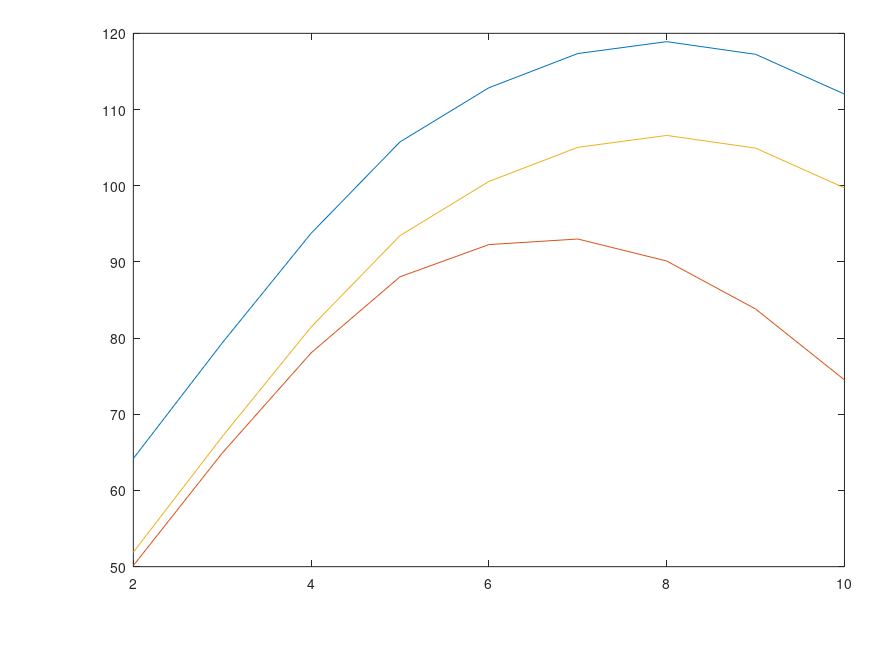

Here is the MATLAB script that generated this plot: (Note: this script raises an error after producing the figure.)
function fullversion_plot()

%hold on!
load fullData/full_reward_optimal.mat;
load fullData/full_reward_Greedy.mat;
load fullData/full_reward_MMF.mat;

len=length(full_reward_Greedy);
iter=2:1:len+1;


Plot_reward_optimal=[];
Plot_reward_Greedy=[];
Plot_reward_MMF=[];

request_axis=5;
resource_axis=5;

for i =1:len
    reward_optimal=full_reward_optimal{i};
    reward_Greedy=full_reward_Greedy{i};
    reward_MMF=full_reward_MMF{i};
    Plot_reward_optimal(i)=reward_optimal(request_axis,resource_axis);
    Plot_reward_Greedy(i)=reward_Greedy(request_axis,resource_axis);
    Plot_reward_MMF(i)=reward_MMF(request_axis,resource_axis);
    
    
end
set(gca,'position',[0.15,0.15,0.8,0.8]);
set(gcf,'unit','normalized','position',[0.1,0.1,0.64,0.8]);
set(gcf, 'PaperPositionMode', 'manual');
set(gcf, 'PaperUnits', 'points');
set(gcf, 'PaperPosition', [0 0 640 480]);
figure(1)
p7=plot(iter,Plot_reward_optimal,iter,Plot_reward_Greedy,iter,Plot_reward_MMF);

p7(1).LineWidth=2;
p7(1).LineStyle='-';
p7(1).Marker='o';
p7(1).MarkerSize=15;
p7(1).Color='r';
p7(2).LineWidth=2;
p7(2).LineStyle='-';
p7(2).Marker='s';
p7(2).MarkerSize=15;
p7(2).Color='k';
p7(3).LineWidth=2;
p7(3).LineStyle='-';
p7(3).Marker='x';
p7(3).Color='b';
p7(3).MarkerSize=15;
set(gca,'fontsize',22')
grid on

xlabel('\lambda')
ylabel('Reward')
legend({'OAR','Greedy','MMF'},'location','northwest')
set(gca,'fontname','times') 
axis([2,10,0 200])

saveas(gca,"./FullFigure/Full_lambda.fig");
saveas(gca,"./FullFigure/Full_lambda.eps",'epsc' );
saveas(gca,"./FullFigure/Full_lambda.png");
fprintf("love");
end


